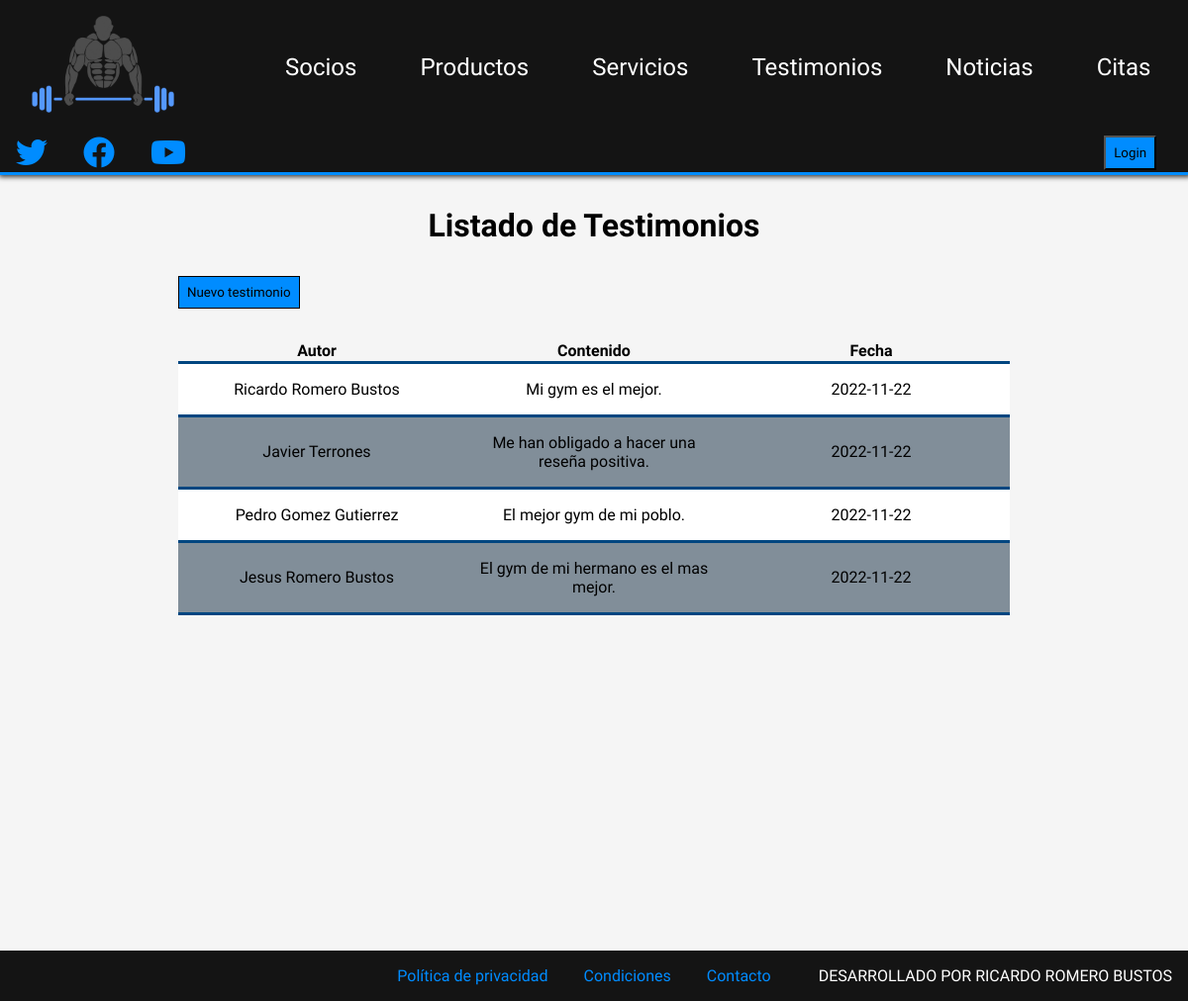
The app's page /php/testimonios.php, older data.
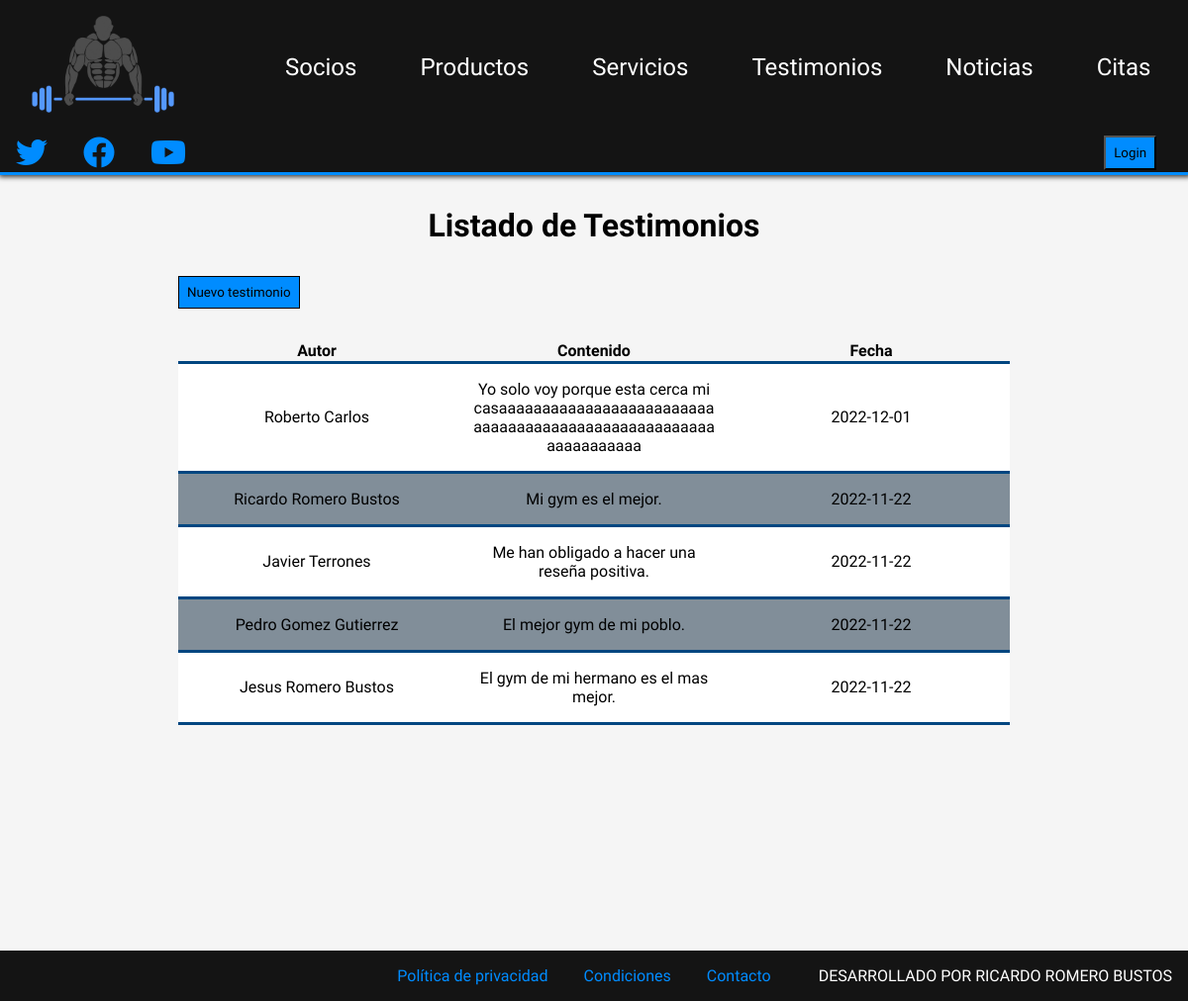
The same page, newer data.
### tables this page shows
CREATE TABLE `testimonio` (
  `id` bigint(20) UNSIGNED NOT NULL,
  `autor` bigint(20) UNSIGNED NOT NULL,
  `contenido` varchar(100) NOT NULL,
  `fecha` date NOT NULL
);

CREATE TABLE `socio` (
  `id` bigint(20) UNSIGNED NOT NULL,
  `nombre` varchar(50) NOT NULL,
  `edad` int(2) UNSIGNED NOT NULL,
  `usuario` varchar(15) NOT NULL,
  `pass` varchar(15) NOT NULL,
  `telefono` int(9) UNSIGNED NOT NULL,
  `foto` varchar(50) NOT NULL
);

### php/testimonios.php (the view, shortened to what this page needs)
<!DOCTYPE html>
<html lang="en">
<head>
    <link rel="stylesheet" href="../css/estilos.css">
    <link rel="stylesheet" href="https://cdnjs.cloudflare.com/ajax/libs/font-awesome/6.2.0/css/all.min.css" />
</head>
<body>
    <header>
        <nav>
            <a href="../index.php"><img src="../img/logo.png" alt="" id="logo"></a>
            <a href="socios.php">Socios</a>
            <a href="productos.php">Productos</a>
            <a href="servicios.php">Servicios</a>
            <a href="testimonios.php">Testimonios</a>
            <a href="noticias.php">Noticias</a>
            <a href="citas.php">Citas</a>
        </nav>
        <div class="rrss">
            <a href="#"><i class="fa-brands fa-twitter"></i></a>
            <a href="#"><i class="fa-brands fa-facebook"></i></a>
            <a href="#"><i class="fa-brands fa-youtube"></i></a>
        </div>
        <div class="login">
            <form action="" method="post">
                <input type="submit" name="enviar" id="btn-login" value="Login">
            </form>
        </div>
    </header>
    <main>
        <section class="seccionTestimonios seccion">
            <h1>Listado de Testimonios</h1>
            <div class="contenedor_buscar_nuevo">
                <form action="panel_testimonios.php" method="post">
                    <input type="submit" name="nuevo_testimonio" value="Nuevo testimonio">
                </form>
            </div>
            <?php
                $con=conectarServidor();
                $testimonios=$con->query("select nombre,contenido,fecha from testimonio,socio where autor=socio.id order by fecha desc");
                if($testimonios->num_rows==0){
                    echo "<p>No hay testimonios en la base de datos</p>";
                }else{
                    echo "<table>
                    <thead>
                        <tr>
                            <th>Autor</th>
                            <th>Contenido</th>
                            <th>Fecha</th>
                        </tr>
                    </thead>
                    <tbody>";
                    while($fila_testimonios=$testimonios->fetch_array(MYSQLI_ASSOC)){
                        echo "<tr>
                            <td>$fila_testimonios[nombre]</td>
                            <td>$fila_testimonios[contenido]</td>
                            <td>$fila_testimonios[fecha]</td>
                        </tr>";
                    }
                    echo "</tbody>";
                    echo "</table>";
                }
            ?>
        </section>
    </main>
    <footer>
        <div>
            <a href="#">Política de privacidad</a>
            <a href="#">Condiciones</a>
            <a href="#">Contacto</a>
        </div>
        <span>DESARROLLADO POR RICARDO ROMERO BUSTOS</span>
    </footer>
</body>
</html>

Row changes from the older to the newer data that the page shows:
added testimonio: autor.nombre "Roberto Carlos", contenido "Yo solo voy porque esta cerca mi casaaaaaaaaaaaaaaaaaaaaaaaaaaaaaaaaaaaaaaaaaaaaaaaaaaaaaaaaaaaaaaaa", fecha "2022-12-01"
